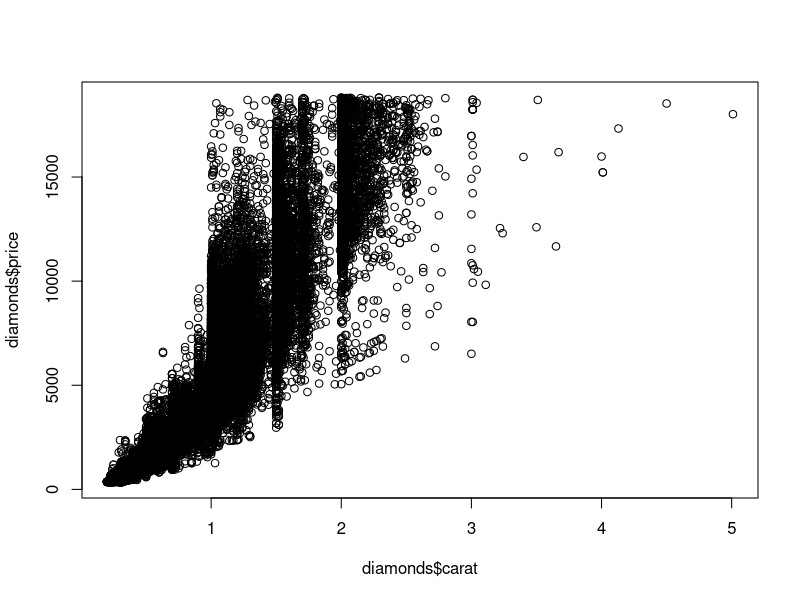
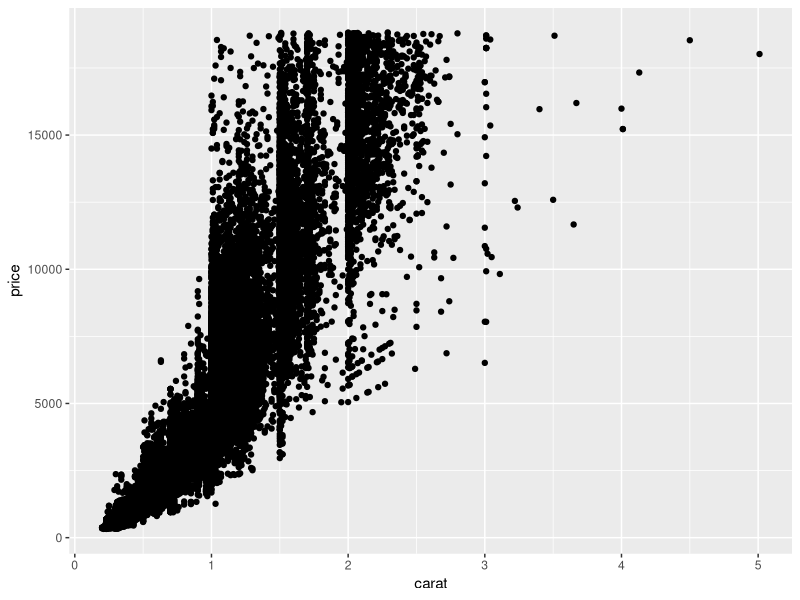

Here is the R script that generated these plots, in order:
## ---- chunk 1
knitr::opts_chunk$set(echo = TRUE)
library(ggplot2)
## ---- chunk 2

plot(x = diamonds$carat, #dollar sign operator
     y = diamonds$price)

## ---- chunk 3

library(ggplot2) 

ggplot(data = diamonds, aes(x = carat, y = price)) + 
  geom_point()

